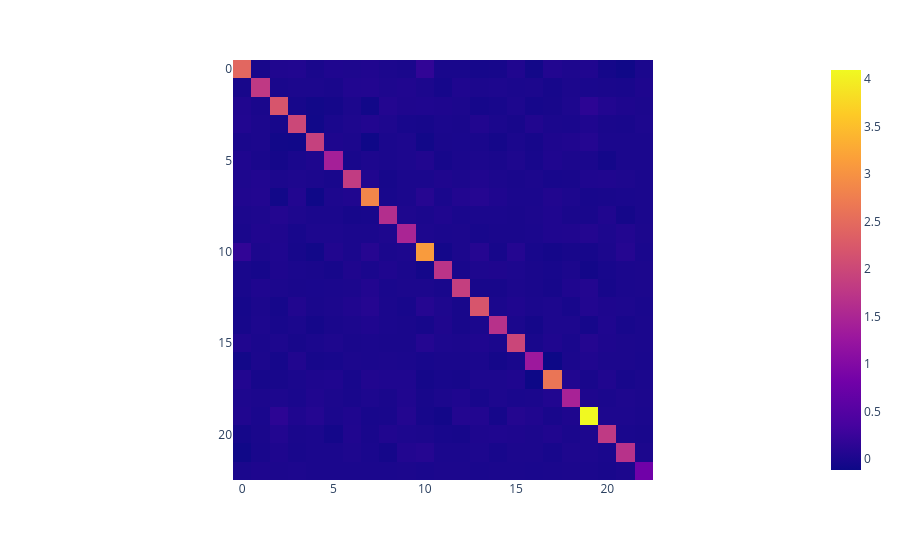

Write notebook code for a chart like this one.
### Code cell
import plotly.express as px

fig = px.imshow(cov_trace_mean.values)
fig.show()

### Figure 1 — Plotly figure (JSON) as saved in the notebook; plotly's stock layout.template omitted (floating-point values rounded to 4 significant figures; data arrays with more than 128 entries replaced by an {"elided": "..."} marker saying what was removed)
{"data": [{"coloraxis": "coloraxis", "hovertemplate": "x: %{x}<br>y: %{y}<br>color: %{z}<extra></extra>", "name": "0", "type": "heatmap", "xaxis": "x", "yaxis": "y", "z": {"elided": "23x23 float values"}}], "layout": {"coloraxis": {"colorscale": [[0, "#0d0887"], [0.1111, "#46039f"], [0.2222, "#7201a8"], [0.3333, "#9c179e"], [0.4444, "#bd3786"], [0.5556, "#d8576b"], [0.6667, "#ed7953"], [0.7778, "#fb9f3a"], [0.8889, "#fdca26"], [1, "#f0f921"]]}, "margin": {"t": 60}, "xaxis": {"anchor": "y", "constrain": "domain", "domain": [0, 1], "scaleanchor": "y"}, "yaxis": {"anchor": "x", "autorange": "reversed", "constrain": "domain", "domain": [0, 1]}}}
